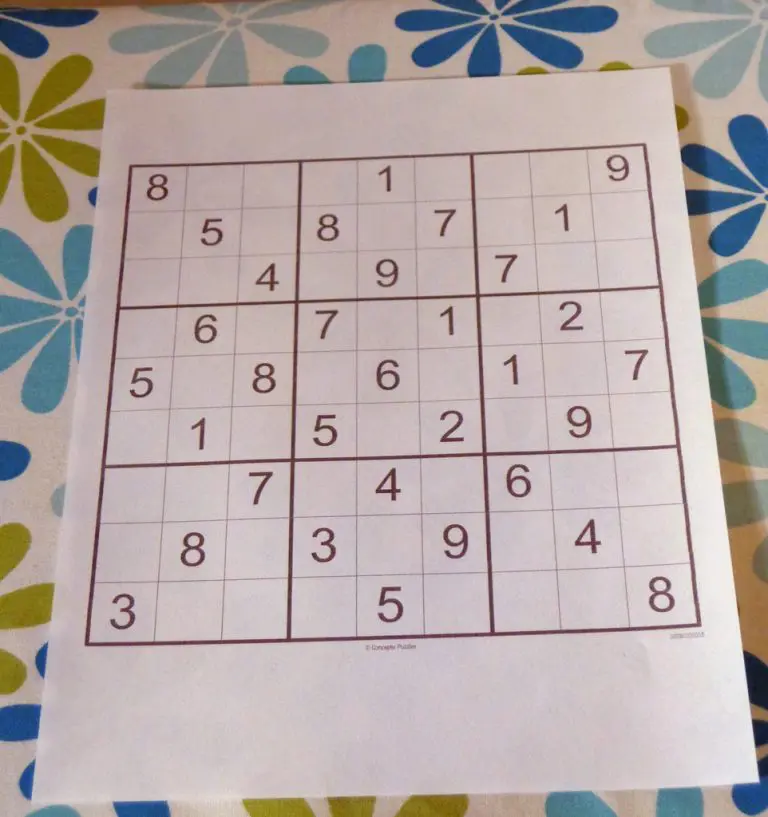
#> input picture img/sudoku_01.png, 768 x 817 px, found by its file name
$ python sudoku.py   (older library calls are emulated)
#> lines starting #> are read from the running program, lines starting #| are printed output that depends on the picture; after the words box and inside, x2 and y2 are one past the last pixel; in counts of white or black regions, pixels touching at a corner belong together
### util/josetoolkit.py
# Importamos las librerías necesarias
import os
import threading
import tkinter
import webbrowser
from tkinter import messagebox

import cv2
import numpy as np
from skimage.segmentation import clear_border

try:
    import pytesseract as ts
except ImportError:
    window = tkinter.Tk()
    window.wm_withdraw()
    sel_exit = False
    res = messagebox.askquestion(
        'Módulo no instalado', '¿Desea instalar la librería pytesseract? ' +
        '\n\nAun asi es necesario tener instalado Tesseract, ' +
        'puede descargarlo aqui: \n\n' +
        'https://tesseract-ocr.github.io/tessdoc/Installation.html')
    if res == 'yes':
        os.system('pip install pytesseract')
        import pytesseract as ocr
        webbrowser.open(
            'https://tesseract-ocr.github.io/tessdoc/Installation.html')
    else:
        res = messagebox.askquestion(
            '¿Continuar?', '¿Desea continuar sin el modulo de OCR?')
        if res == 'no':
            sel_exit = True
    window.destroy()
    if sel_exit:
        exit(0)


# #############################################################################
# Constantes
# #############################################################################

SOBEL_X = 0
SOBEL_Y = 1

FIXED_WIDTH = 2560  # Ancho fijo de la imagen a escalar

# #############################################################################
# Inicialización opciones
# #############################################################################

# Imagen de entrada por defecto
DEF_SUDOKU_IMG = ".\img\sudoku_01.png"

# Ruta de salida por defecto
SUDOKU_OUT = ".\sudoku_out.png"

# Tiempo de espera por defecto
WAIT_DELAY = 1000

# #############################################################################
# Excepciones
# #############################################################################


class SudokuError(Exception):
    """Clase de excepción de la que derivarán todas las excepciones. """
    pass


class BoardError(SudokuError):
    """Excepcion que se lanza cuando no se encuentra el tablero. """
    pass


class CellsError(SudokuError):
    """Excepcion que se lanza cuando no se encuentran las celdas. """
    pass


# #############################################################################
# Métodos funcionales
# #############################################################################
def show_window(name, image, size=640, force_square=False, wait=-1):
    """ Muestra una ventana con la imagen
    @param name: Nombre de la ventana
    @param image: Imagen a mostrar
    @param size: Tamaño de la ventana (Ancho fijo)
    @param force_square: Si es True, asegura que la imagen sea cuadrada
    @param wait: Tiempo de espera antes de cerrar la ventana
    @return: Devuelve la imagen de entrada sin alterarla. Esto permite usar una
    funcion de procesamiento directamente como parametro `image` de entrada y
    guardar su resultado por la salida.
    """
    # Escalar imagen a tamaño fijo
    scale_factor = size / image.shape[1]
    # Calcular ancho y alto de la imagen
    width = int(image.shape[1] * scale_factor)
    height = width if force_square else int(image.shape[0] * scale_factor)
    dim = (width, height)
    # resize image
    resized = cv2.resize(image.copy(), dim, interpolation=cv2.INTER_AREA)
    cv2.imshow(name, resized)
    cv2.namedWindow(name, cv2.INTER_LINEAR)
    if wait != -1:
        cv2.waitKey(int(wait))
    return image


# #############################################################################
def resize_image(image):
    # Para reducir una imagen, generalmente se verá mejor con la interpolación
    # INTER_AREA, mientras que para agrandar una imagen, generalmente se verá
    # mejor con INTER_CUBIC (lento) o INTER_LINEAR (más rápido peor calidad).
    # Escalar imagen a ancho fijo
    scale_factor = FIXED_WIDTH / image.shape[1]
    # Calcular ancho y alto de la imagen
    width = int(image.shape[1] * scale_factor)
    height = int(image.shape[0] * scale_factor)
    dim = (width, height)
    interpolation = cv2.INTER_CUBIC if scale_factor > 1 else cv2.INTER_AREA
    # resize image
    return cv2.resize(image, dim, interpolation=interpolation)


def show_image(path):
#> called with path = '.\\img\\sudoku_01.png'
    img_original = show_window(
        "Sudoku",
        cv2.imread(path, cv2.IMREAD_UNCHANGED)
    )
#> in show_window, `scale_factor = size / image.shape[1]`: scale_factor = 0.833
#> in show_window, `width = int(image.shape[1] * scale_factor)`: width = 640
#> in show_window, `height = width if force_square else int(image.shape[0] * scale_factor)`: height = 680
#> in show_window, `dim = (width, height)`: dim = (640, 680)
#> img_original is the input picture: shape (817, 768, 4); mean B, G, R, A 167.5, 169.2, 180.5, 255
    img_height, img_width = img_original.shape[:2]
    print("Dimensiones de la imagen: {}x{}".format(img_width, img_height))
#| Dimensiones de la imagen: 768x817
    return img_original


def std_resize(image):
    img_resized = resize_image(image)
    img_height, img_width = img_resized.shape[:2]
    min_dim = min(img_height, img_width)
    print("Dimensiones de la imagen redimensionada: {}x{}".format(
        img_width, img_height))
#| Dimensiones de la imagen redimensionada: 2560x2723
    return img_resized, img_height, img_width, min_dim


def canny_filter(img, min_thr=30, max_thr=50):
    """ Aplica el filtro de Canny en la imagen y la devuelve
    normalizada.
    @param img: Imagen a filtrar
    """
    # Filtro de Canny. Los dos números son: nivel inferior, nivel superior
    canny = cv2.Canny(img, min_thr, max_thr)
    return cv2.normalize(canny, None, alpha=0, beta=255, norm_type=cv2.NORM_MINMAX, dtype=cv2.CV_8U)


# [12 lines left out: function filtro_sobel, not called in this run]


def gaussian_filter(image, ksize=5):
    """ Aplica el filtro de Gaussiano en la imagen.
    @param image: Imagen a filtrar
    @param ksize: Tamaño del kernel
    \nSe asegura que el tamaño del kernel sea impar.
    """
    size = (ksize//2)*2+1
    return cv2.GaussianBlur(image, (size, size), 0)


# [17 lines left out: function umbralizacion_adaptativa, not called in this run]


def umbralizacion(image, thr=50, type=cv2.THRESH_BINARY_INV):
    # Aplicamos un umbral
    umbral = cv2.threshold(image, thr, 255, type)[1]
    return clear_border(umbral)


# [173 lines left out: functions dilate_image, tesseract_error, ordenar_puntos, write_coords, draw_number, intersect and 4 more, not called in this run]

### sudoku.py
from argparse import ArgumentParser as AP

import cv2
import numpy as np
from cv2 import drawContours
from imutils.perspective import four_point_transform

import util.josetoolkit as jtk
from util.josetoolkit import DEF_SUDOKU_IMG, SUDOKU_OUT, WAIT_DELAY, intersect
from util.sudoku_solver import print_board, solve

# #############################################################################
# Menú del programa.
# #############################################################################

ap = AP()
ap.add_argument('-i', '--image', default=DEF_SUDOKU_IMG, required=False,
                help='Ruta de la imagen de entrada. Si se omite se usa "'+str(DEF_SUDOKU_IMG)+'".')
ap.add_argument('-w', '--wait-delay', default=WAIT_DELAY, required=False,
                help='Tiempo de espera entre etapas del procesado (mseg). Si es igual a 0, \
                    se espera indefinidamente. Pulsar una tecla fuerza el avance. \
                    Si se omite se usa ' + str(WAIT_DELAY) + '.')
ap.add_argument('-o', '--output', default=SUDOKU_OUT, required=False,
                help='Ruta de la imagen de salida. Si se omite se usa "'+str(SUDOKU_OUT)+'".')
args = vars(ap.parse_args())

DELAY = 10 if int(args['wait_delay']) in range(
    1, 10) else int(args['wait_delay'])
IMG_IN = args['image']
IMG_OUT = args['output']


# #############################################################################
# #############################################################################
# Leer y mostrar imagen
# #############################################################################
# #############################################################################

img_original = jtk.show_image(IMG_IN)

# Redimensionar imagen para trabajar siempre con el mismo ancho
img_resized, img_height, img_width, min_dim = jtk.std_resize(img_original)
#> img_height = 2723; img_width = 2560; min_dim = 2560

# Mostrar lienzo en color y copiar imagen original
img_color = jtk.show_window("Sudoku", img_resized.copy(), wait=DELAY)


# #############################################################################
# #############################################################################
# Buscar tablero
# #############################################################################
# #############################################################################

# Convertir imagen a escala de grises
print("Convertir imagen a escala de grises")
img_gray = jtk.show_window(
    "PROCESS",
    cv2.cvtColor(img_color, cv2.COLOR_BGR2GRAY),
    wait=DELAY)
#> call 3 of show_window, with name = 'PROCESS', size = 640, force_square = False, wait = 1000
#> in show_window (call 3), `resized = cv2.resize(image.copy(), dim, interpolation=cv2.INTER_AREA)`:
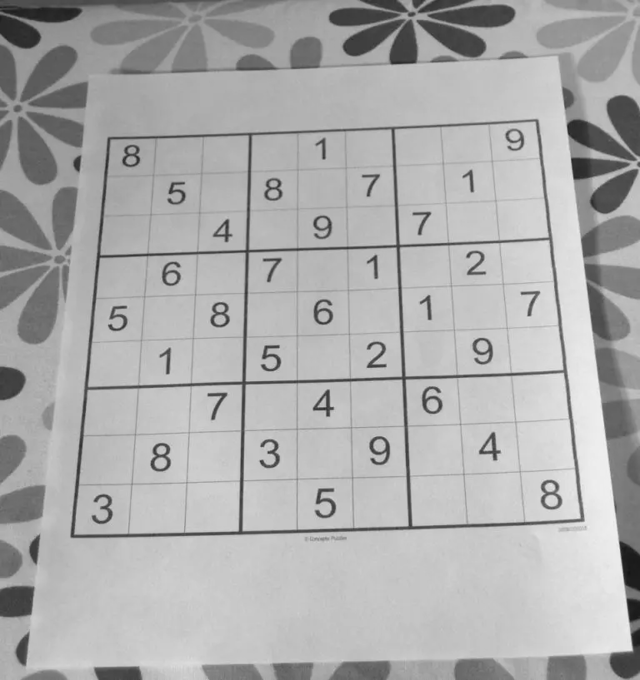
#> resized: shape (680, 640); min 21, max 245, mean 172.3

# Aplicar filtro gausiano para eliminar ruido
print("Aplicar filtro gausiano para eliminar ruido")
img_denoise = jtk.show_window(
    "PROCESS",
    jtk.gaussian_filter(img_gray, 7),
    wait=DELAY)

# Umbralización segun brillo medio de la imagen
print("Umbralización")
pixels = img_height*img_width
#> pixels = 6970880
brightness = int(np.sum(img_denoise)/pixels)
#> brightness = 172
thr = brightness * 0.8
#> thr = 137.6
img_denoise = jtk.show_window(
    "PROCESS",
    jtk.umbralizacion(img_denoise, thr=thr, type=cv2.THRESH_BINARY_INV),
    wait=DELAY)
#> in umbralizacion, `umbral = cv2.threshold(image, thr, 255, type)[1]`:
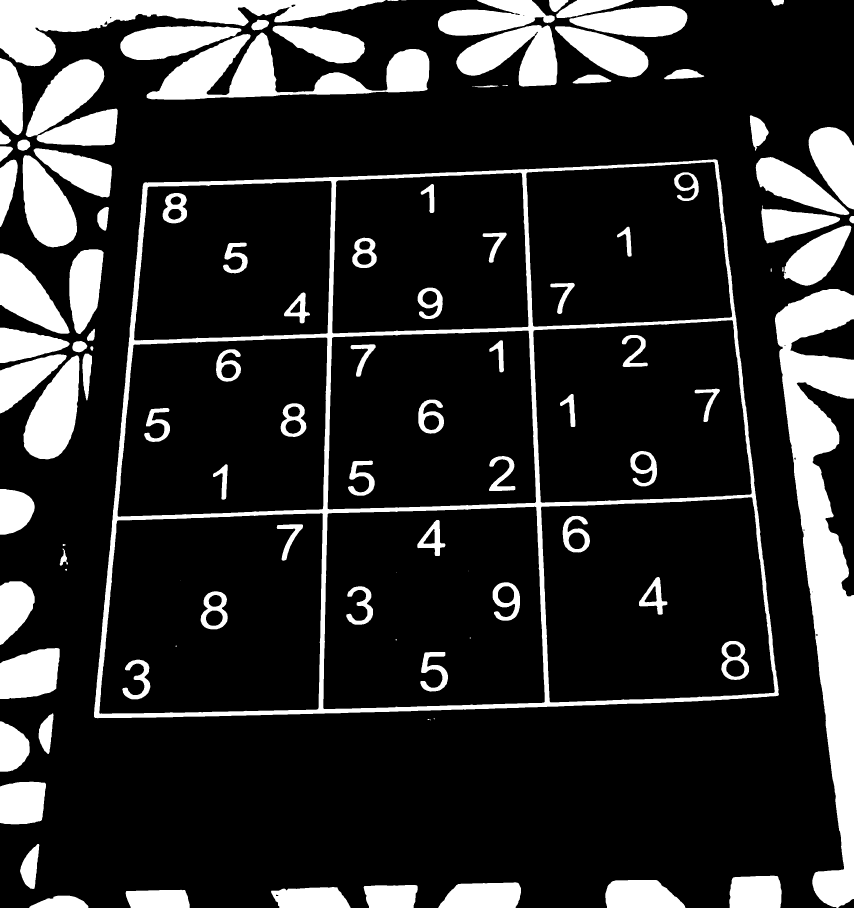
#> umbral: shape (2723, 2560) (shown at 1/3 size); 17.8% white; 105 white regions (8 under 20 px), largest, box (x1, y1, x2, y2) and area: (2325, 867, 2560, 2723) 189224, (282, 478, 2337, 2155) 169630, (0, 0, 1157, 199) 83697
#> in umbralizacion, `return clear_border(umbral)`:
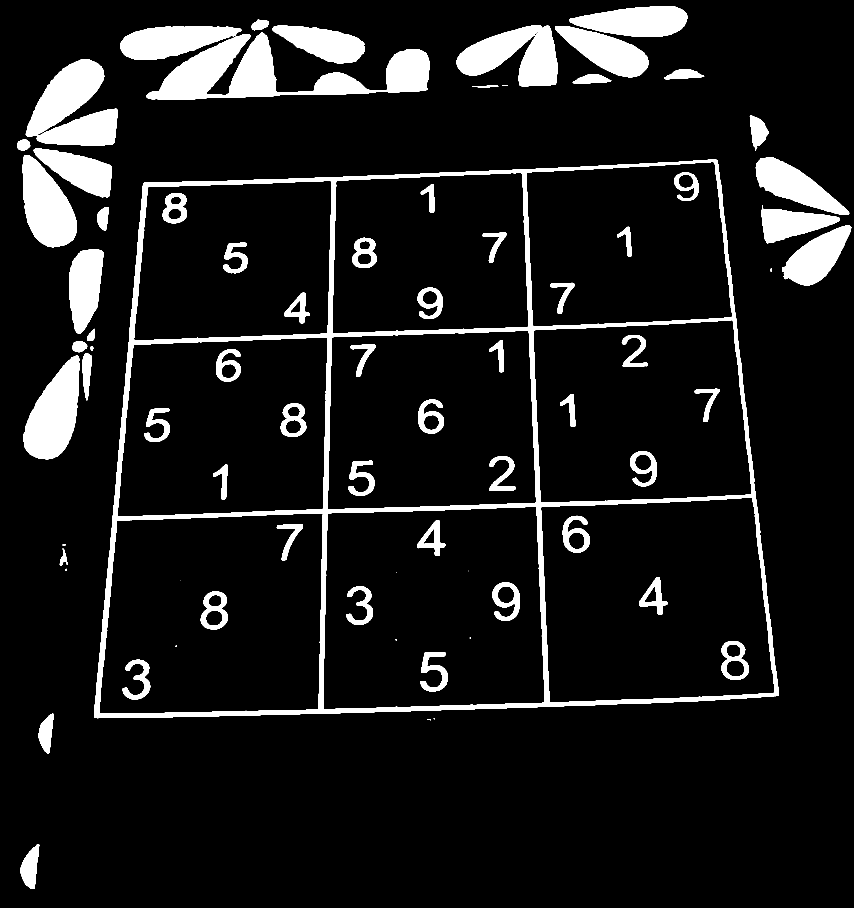
#> returned value: shape (2723, 2560) (shown at 1/3 size); 9.8% white; 76 white regions (7 under 20 px), largest, box (x1, y1, x2, y2) and area: (282, 478, 2337, 2155) 169630, (440, 98, 1288, 299) 68222, (1369, 75, 1672, 260) 33354
#> in show_window (call 5), `resized = cv2.resize(image.copy(), dim, interpolation=cv2.INTER_AREA)`:
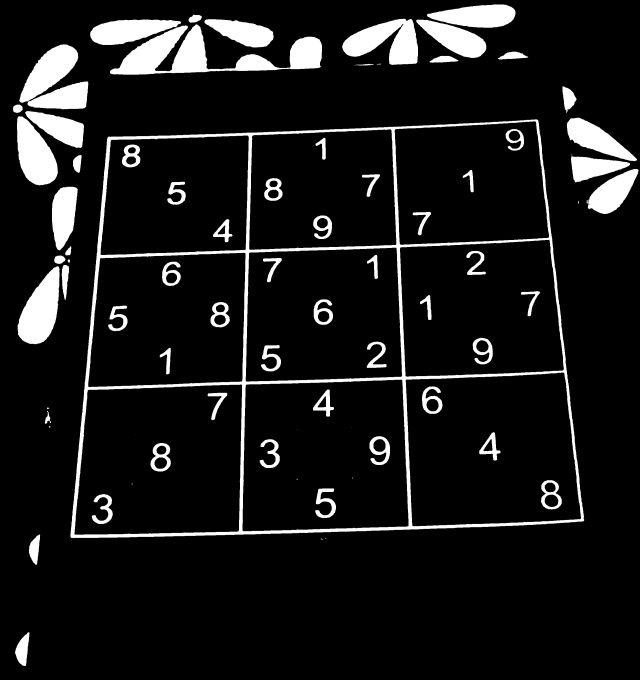
#> resized: shape (680, 640); min 0, max 255, mean 25

# Detección de bordes
print("Detección de bordes")
img_borders = jtk.show_window(
    "PROCESS",
    jtk.canny_filter(img_denoise, min_thr=15, max_thr=30),
    wait=DELAY)
#> in canny_filter, `canny = cv2.Canny(img, min_thr, max_thr)`:
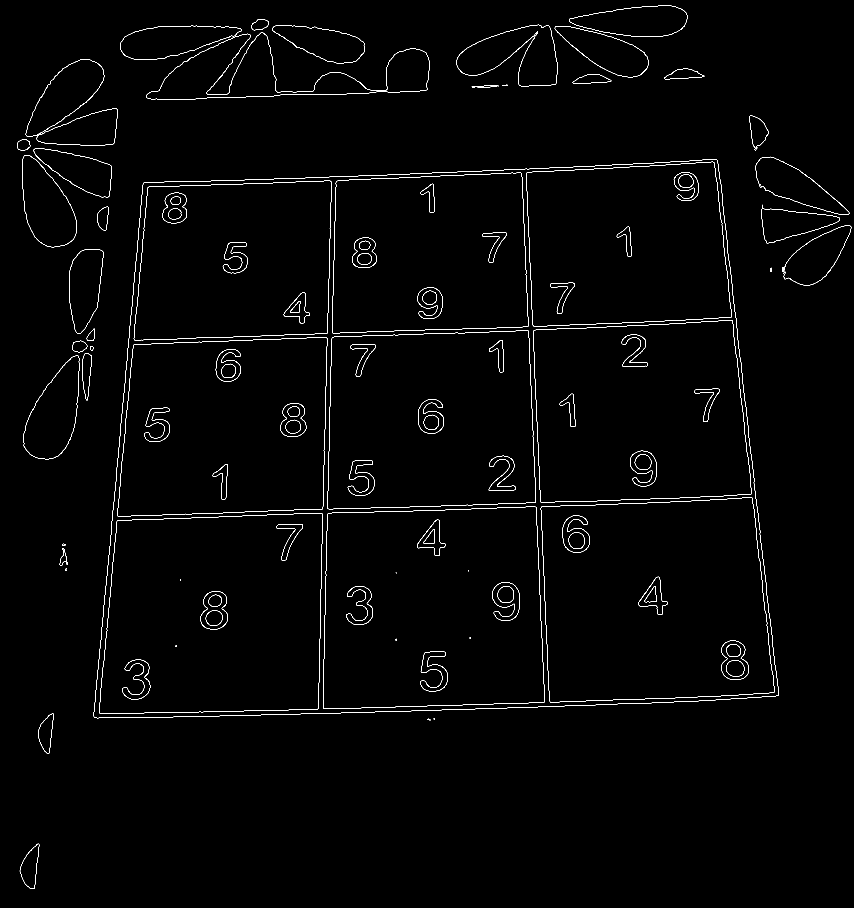
#> canny: shape (2723, 2560) (shown at 1/3 size); 0.85% white in thin lines or dots
#> in show_window (call 6), `resized = cv2.resize(image.copy(), dim, interpolation=cv2.INTER_AREA)`:
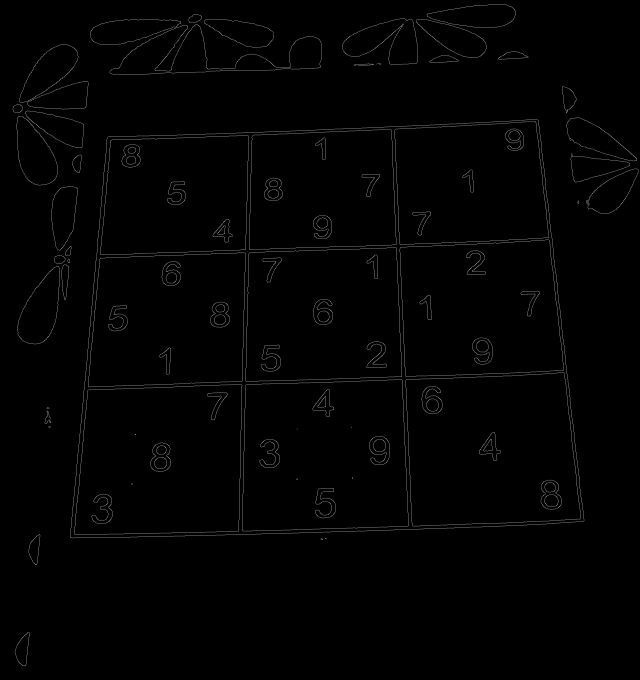
#> resized: shape (680, 640); min 0, max 135, mean 2.2

# Dilatar bordes
print("Dilatar bordes")
img_dilate = jtk.show_window(
    "PROCESS",
    cv2.dilate(
        img_borders,
        cv2.getStructuringElement(cv2.MORPH_RECT, (25, 25))
    ),
    wait=DELAY)
#> img_dilate: shape (2723, 2560); 18.3% white; 46 white regions, largest, box (x1, y1, x2, y2) and area: (269, 465, 2349, 2173) 574499, (348, 46, 1300, 311) 110337, (39, 165, 365, 754) 76825
#> (the rest of the program and of its run is left out)
